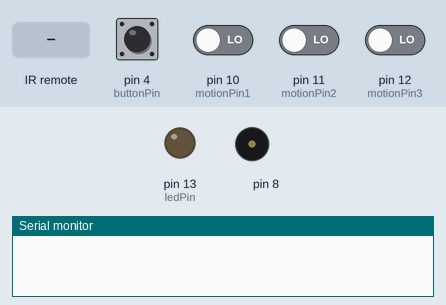
Recording of a sketch running on a simulated Arduino Uno, built with avr-gcc and run on an emulated ATmega328P. On the bench: output pins drawn as LEDs (lit = HIGH), buzzer (waves = sounding), the last lines printed to the serial monitor. The inputs (shaded band) are chosen by the test bench; at power-on: pin 4 (buttonPin), pin 10 (motionPin1), pin 11 (motionPin2), pin 12 (motionPin3) LOW.

Above: at 1.2 s.
1.3 s: pin 10 (motionPin1) driven HIGH
At 1.46 s:
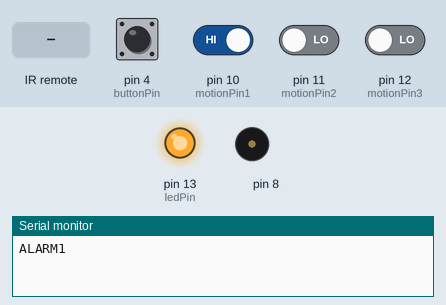
At 1.86 s:
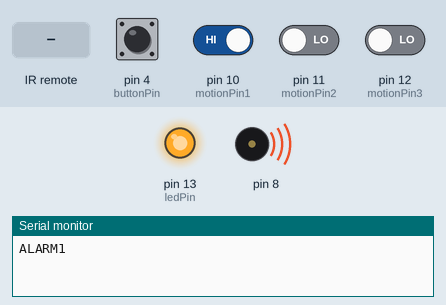
4.3 s: pin 4 (buttonPin) pulled HIGH for 0.15 s
7.3 s: infrared code 0x77E120AF received
Timing chart, 0 to 16.3 s (numbered marks = the images above; inputs shaded):
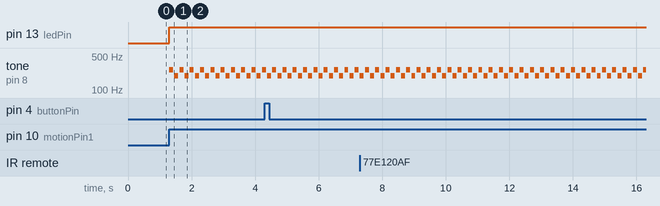

Measured:
- after the input at 1.3 s, pin 13 (ledPin): LOW → HIGH at once; tone on pin 8: silent → 262 Hz at once, then repeats every 0.32 s: silent 0.04 s, 196 Hz 0.13 s, silent 0.04 s, 262 Hz 0.13 s

The sketch:

threeSensorsPresence.ino
```cpp
/**
Changed inside IRemoteInt, changed everything using timer 2 to another timer.
reason:lib tone uses timer2
**/
#include "pitches.h"
#include "IRremote.h"
#include "IRremoteInt.h"

int recv_pin = 9; // porta do iremote
IRrecv irrecv(recv_pin);
decode_results results;

boolean alarmShout = false;
int buttonPin = 4;
int buttonState = LOW;
int ledPin = 13; // Led Pin

int motionPin1 = 10; // motion detector input pin
int motionPin2 = 11;
int motionPin3 = 12;
int thisNote = 0;
// notes in the melody
int melody[] = {
  NOTE_C4, NOTE_G3};
// note durations
int noteDurations[] = {
  8, 8 };

void setup() {
  Serial.begin(9600);
  pinMode(ledPin, OUTPUT);
  pinMode(motionPin1, INPUT);
  pinMode(motionPin2, INPUT);
  pinMode(motionPin3, INPUT);
  pinMode(buttonPin, INPUT);
  irrecv.enableIRIn(); // begins the receptor
}

void loop() {
  buttonState = digitalRead(buttonPin);
  int sensor1 = digitalRead(motionPin1); // reads the motion pin
  int sensor2 = digitalRead(motionPin2);
  int sensor3 = digitalRead(motionPin3);

   if(irrecv.decode(&results))
  {
    long int decCode = results.value;
  ///  Serial.println(decCode);//Use this to discover the button value you need
    switch (decCode)
    {
      case 2011242671:
        if(alarmShout){
          alarmShout = false;
          Serial.println("OFF");
        }
        else{
          Serial.println("ALARM");
          alarmShout = true;
        }
        break;
    }
    irrecv.resume(); //recebe proximo valor
  }
   if(sensor1 == HIGH && !alarmShout){
     Serial.println("ALARM1");
    alarmShout = true;
  }
  if( sensor2 == HIGH&& !alarmShout){
     Serial.println("ALARM2");
    alarmShout = true;
  }
   if( sensor3 == HIGH&& !alarmShout){
     Serial.println("ALARM3");
    alarmShout = true;
  }
   if(alarmShout){
    digitalWrite(ledPin, HIGH);

// to calculate the note duration, take one second divided by the note type
    int noteDuration = 1000/noteDurations[thisNote];
    tone(8, melody[thisNote],noteDuration);
    int pauseBetweenNotes = noteDuration * 1.30;
    delay(pauseBetweenNotes);

    if(thisNote == 0)
      thisNote = 1;
    else
      thisNote = 0;

  }else
    digitalWrite(ledPin, LOW);

  if(buttonState == HIGH && alarmShout){
    alarmShout = false;
    Serial.println("BUTTON OFF");
  }
}
```
